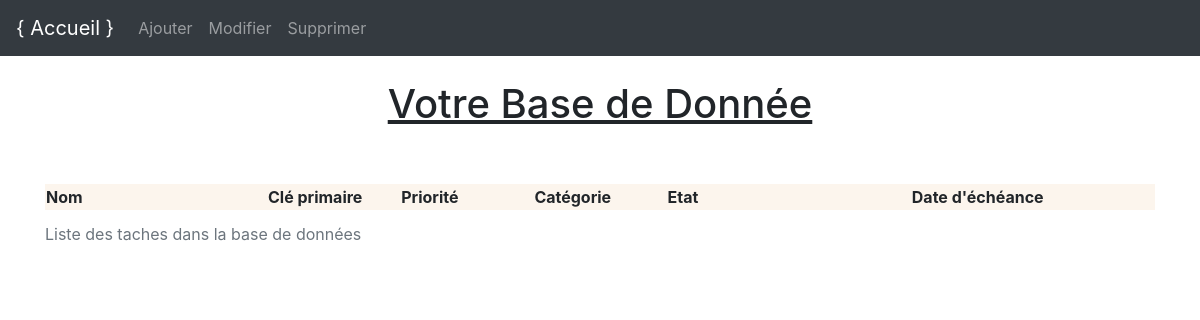
/, run on an earlier commit of the app's database.
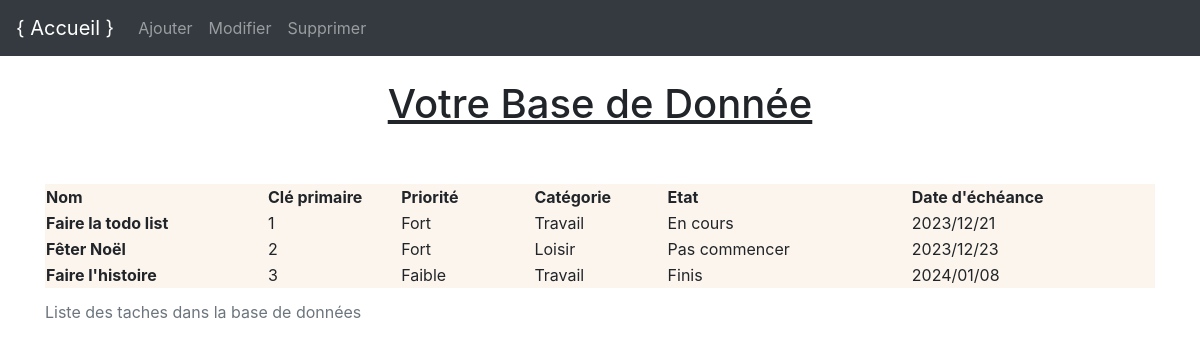
And on a later commit of the database.
### tables this page shows
CREATE TABLE "Task" (
	"id_task"	INTEGER NOT NULL UNIQUE,
	"name"	TEXT CHECK(length("name") <= 50),
	"priority"	TEXT,
	"categorie"	TEXT,
	"etat"	TEXT,
	"date_echeance"	TEXT,
	PRIMARY KEY("id_task" AUTOINCREMENT)
);

### main.py (the view)
@app.route("/")
def tester_bdd():
    Task = bdd.recuperer_task()
    print(Task)
    return render_template(
        "accueil.html",
        Task=Task
    )

### bdd.py (called while the page is built)
    def recuperer_task(self):
        connexion = sqlite3.connect(self.chemin_bdd)
        curseur = connexion.cursor()
        requete_sql = """
            SELECT *
            FROM Task;"""
        resultat = curseur.execute(requete_sql)
        task = resultat.fetchall()
        connexion.close()
        return task

### templates/accueil.html (shortened to what this page needs)
{% extends "base.html" %}
{% block contenu %}
<!DOCTYPE html>
<html lang="fr">
<head>
    <link rel="stylesheet" href="{{ url_for('static', filename='style.css') }}" />
</head>
<body>
    <h1>Votre Base de Donnée </h1>
    <br>
    <br>
    <table>
        <caption>
            Liste des taches dans la base de données
        </caption>
        <thead>
            <tr>
                <th scope="col">Nom</th>
                <th scope="col">Clé primaire</th>
                <th scope="col">Priorité</th>
                <th scope="col">Catégorie</th>
                <th scope="col">Etat</th>
                <th scope="col">Date d'échéance</th>
            </tr>
        </thead>
        <tbody>
            {% for task in Task %}
            <tr>
                <th scope="row">{{ task[1] }}</th>
                <td>{{ task[0] }}</td>
                <td>{{ task[2] }}</td>
                <td>{{ task[3] }}</td>
                <td>{{ task[4] }}</td>
                <td>{{ task[5] }}</td>
            </tr>
            {% endfor %}
        </tbody>
      </table>
</body>
</html>
{% endblock %}

### templates/base.html (shortened to what this page needs)
<!doctype html>
<html lang="fr">
<head>
    <link rel="stylesheet" href="https://stackpath.bootstrapcdn.com/bootstrap/4.4.1/css/bootstrap.min.css">
</head>
<body>
    <nav class="navbar navbar-expand-lg navbar-dark bg-dark">
        <a class="navbar-brand" href="/">{ Accueil }</a>
        <div class="collapse navbar-collapse" id="navbarsExampleDefault">
            <ul class="navbar-nav mr-auto">
                <li class="nav-item">
                    <a class="nav-link" href="/Ajouter">Ajouter</a>
                </li>
                <li class="nav-item">
                    <a class="nav-link" href="/Modifier">Modifier</a>
                </li>
                <li class="nav-item">
                    <a class="nav-link" href="/Supprimer">Supprimer</a>
                </li>
            </ul>
        </div>
    </nav>
    <div class="container">
        <br />
        {% block contenu %}
        {% endblock %}
    </div>
</body>
</html>

### static/style.css (style rules this page uses)
h1 { text-align: center; text-decoration: underline; }
table { table-layout: fixed; width: 100%; border-collapse: collapse; background-color: rgb(252, 245, 237); }
thead th:nth-child(1) { width: 20%; }
thead th:nth-child(2) { width: 12%; }
thead th:nth-child(3) { width: 12%; }
thead th:nth-child(4) { width: 12%; }
th, td { padding: 10; }

What changed in the data, as far as the page shows it:
added Task: name "Faire la todo list", id_task "1", priority "Fort", categorie "Travail", etat "En cours", date_echeance "2023/12/21"
added Task: name "Fêter Noël", id_task "2", priority "Fort", categorie "Loisir", etat "Pas commencer", date_echeance "2023/12/23"
added Task: name "Faire l'histoire", id_task "3", priority "Faible", categorie "Travail", etat "Finis", date_echeance "2024/01/08"
